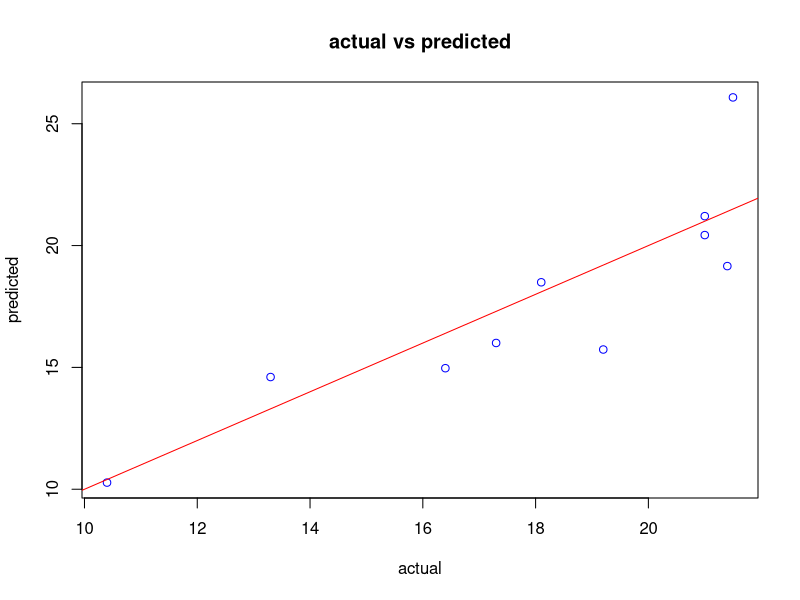
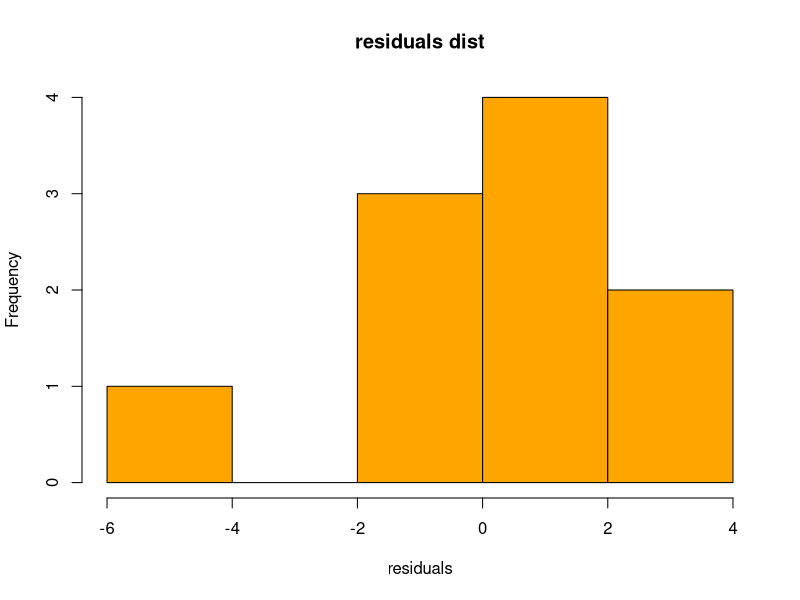
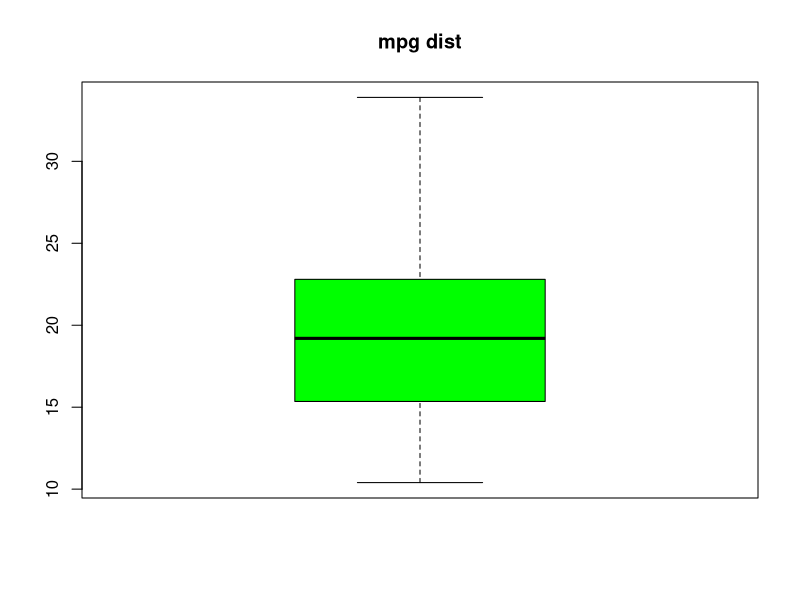
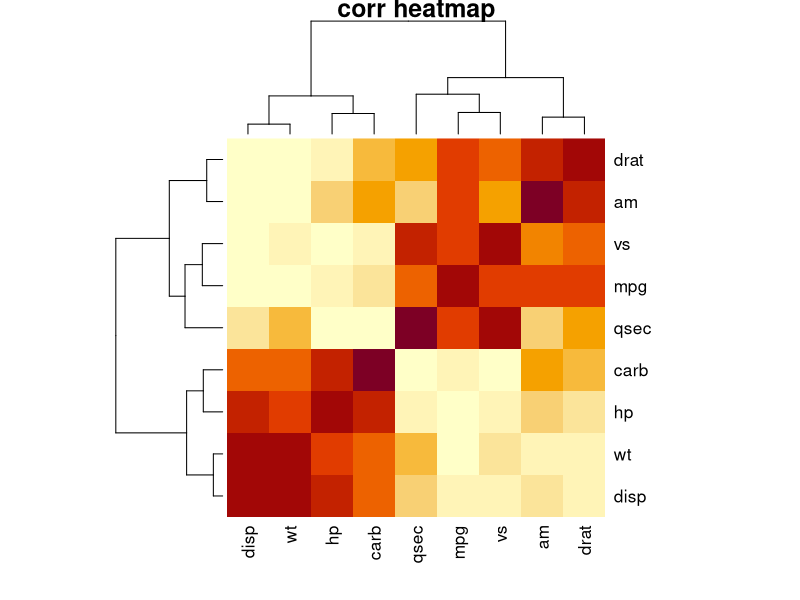

These charts were generated, in order, by the following R code:
#linear regression

#loading data
data(mtcars)
df<-mtcars
head(df)
str(df)

#exploration
summary(df)
colnames(df)
colSums(is.na(df))  #shows NA counts for each col

#cleaning
df$mpg[is.na(df$mpg)]<-mean(df$mpg, na.rm=TRUE)  #replace na with mean
df$cyl<-as.factor(df$cyl)  #cvt to categorical
df$gear<-as.factor(df$gear)  #Required for regression to treat them as categories

#train test split
set.seed(123)
train_idx<-sample(1:nrow(df), 0.7*nrow(df))
train<-df[train_idx,]
test<-df[-train_idx,]

#model
model=lm(mpg~wt+hp+cyl+gear, data=train)  #mpg is target, wt hp cyl gear are predictors
summary(model)  #shows coeff, r2, p values

pred<-predict(model, newdata=test)
head(data.frame(Actual=test$mpg, Predicted=pred))  #shows confu matrix

#evals
residuals<-test$mpg-pred
MAE<-mean(abs(residuals))
RMSE<-sqrt(mean(residuals^2))  #Penalizes large errors
print(MAE)
print(RMSE)

#visualizations
plot(test$mpg, pred, main="actual vs predicted", xlab="actual", ylab="predicted", col="blue")
abline(0,1,col="red")
# Points near line → good model

hist(residuals, main="residuals dist", col="orange")  #Should be normally distributed
boxplot(df$mpg, main="mpg dist", col="green")  #dist of mpg
cormat<-cor(df[sapply(df,is.numeric)])  #corr heatmap
heatmap(cormat, main="corr heatmap")

#anova
anova(model)  #checks usefulness of each feature that is being added
# Small p-value (< 0.05) → variable is important
# Large p-value (> 0.05) → variable may not matter much
